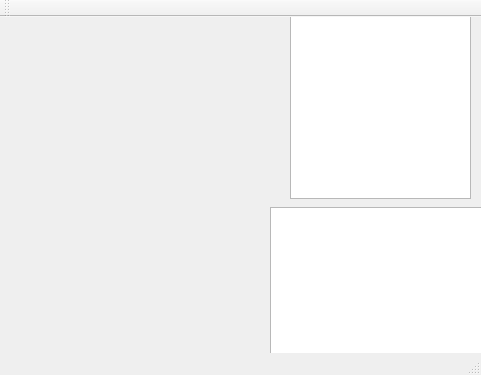
<?xml version="1.0" encoding="UTF-8"?>
<ui version="4.0">
 <class>banco_gui</class>
 <widget class="QMainWindow" name="banco_gui">
  <property name="geometry">
   <rect>
    <x>0</x>
    <y>0</y>
    <width>481</width>
    <height>375</height>
   </rect>
  </property>
  <property name="windowTitle">
   <string>banco_gui</string>
  </property>
  <widget class="QWidget" name="centralWidget">
   <widget class="QLabel" name="Krank_label">
    <property name="geometry">
     <rect>
      <x>30</x>
      <y>20</y>
      <width>191</width>
      <height>141</height>
     </rect>
    </property>
    <property name="text">
     <string/>
    </property>
   </widget>
   <widget class="QListWidget" name="BufferClient_Widget">
    <property name="geometry">
     <rect>
      <x>290</x>
      <y>-10</y>
      <width>181</width>
      <height>192</height>
     </rect>
    </property>
   </widget>
   <widget class="QListWidget" name="BufferCajeros_Widget">
    <property name="geometry">
     <rect>
      <x>270</x>
      <y>190</y>
      <width>256</width>
      <height>192</height>
     </rect>
    </property>
   </widget>
  </widget>
  <widget class="QMenuBar" name="menuBar">
   <property name="geometry">
    <rect>
     <x>0</x>
     <y>0</y>
     <width>481</width>
     <height>22</height>
    </rect>
   </property>
  </widget>
  <widget class="QToolBar" name="mainToolBar">
   <attribute name="toolBarArea">
    <enum>TopToolBarArea</enum>
   </attribute>
   <attribute name="toolBarBreak">
    <bool>false</bool>
   </attribute>
  </widget>
  <widget class="QStatusBar" name="statusBar"/>
 </widget>
 <layoutdefault spacing="6" margin="11"/>
 <resources/>
 <connections/>
</ui>
